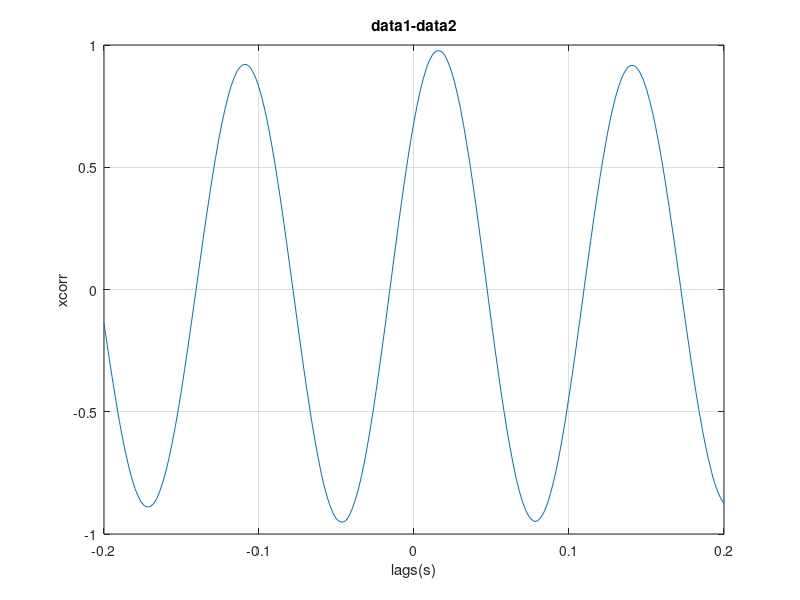
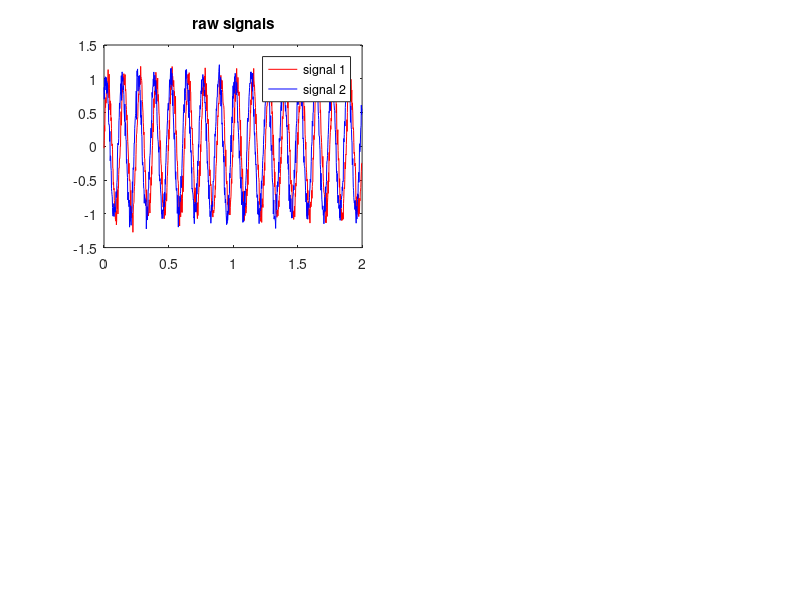

MATLAB code to generate these figures, in order: (Note: this script raises an error after producing the figures.)
%% Diversion: the Wiener-Khinchin theorem
% the fourier transform of a given signal's autocorrelation corresponds to
% the fourier transform of the signal itself
Fs = 500; dt = 1./Fs;
t = [0 2]; tvec = t(1):dt:t(2)-dt;
 
f1 = 8;
data1 = sin(2*pi*f1*tvec)+0.1*randn(size(tvec));
 
[acf,lags] = xcorr(data1,100,'coeff'); 
% xcorr(A),is the auto-correlation sequence
% 'coeff' = normalizes the sequence so that the auto-correlations at zero
% lag are identically 1.0
lags = lags.*(1./Fs); % convert samples to time
plot(lags,acf); grid on;

%% cross-correlation between two signals
f2 = 8;
data2 = sin(2*pi*f2*tvec+pi/4)+0.1*randn(size(tvec)); % phase-shifted version of data1
 
[ccf,lags] = xcorr(data1,data2,100,'coeff'); % now a cross-correlation
lags = lags.*(1./Fs); % convert samples to time
plot(lags,ccf); grid on;
xlabel('lags(s)');ylabel('xcorr');title('data1-data2');
% the plot shows the probablity of signal 2 at various time lags (between 
% -.2 and .2s) given that signal 1 at time 0

%% coherence
figure;
subplot(221);
plot(tvec,data1,'r',tvec,data2,'b'); legend({'signal 1','signal 2'});
title('raw signals');
 
[Pxx,F] = pwelch(data1,hanning(250),125,length(data1),Fs);
[Pyy,F] = pwelch(data2,hanning(250),125,length(data1),Fs);
subplot(222)
plot(F,abs(Pxx),'r',F,abs(Pyy),'b'); xlim([0 100]);
xlabel('Frequency (Hz)'); ylabel('power'); title('PSD');
 
[Pxy,F] = cpsd(data1,data2,hanning(250),125,length(data1),Fs);
% cross-spectrum function cpsd(data1,data2,window,overlaap,nFFT,Fs)
subplot(223)
plot(F,abs(Pxy)); xlim([0 100]);
xlabel('Frequency (Hz)'); ylabel('power'); title('cross-spectrum');
 
[acf,lags] = xcorr(data1,data2,100,'coeff');
lags = lags.*(1./Fs); % convert samples to time
 
subplot(224)
plot(lags,acf); grid on;
xlabel('time lag (s)'); ylabel('correlation ({\itr})'); title('xcorr');
%% if data1 twice as large the amplitude
data1 = 2 * (sin(2*pi*f1*tvec)+0.1*randn(size(tvec)));
figure;
subplot(221);
plot(tvec,data1,'r',tvec,data2,'b'); legend({'signal 1','signal 2'});
title('raw signals');
 
[Pxx,F] = pwelch(data1,hanning(250),125,length(data1),Fs);
[Pyy,F] = pwelch(data2,hanning(250),125,length(data1),Fs);
subplot(222)
plot(F,abs(Pxx),'r',F,abs(Pyy),'b'); xlim([0 100]);
xlabel('Frequency (Hz)'); ylabel('power'); title('PSD');
 
[Pxy,F] = cpsd(data1,data2,hanning(250),125,length(data1),Fs);
% cross-spectrum function cpsd(data1,data2,window,overlaap,nFFT,Fs)
subplot(223)
plot(F,abs(Pxy)); xlim([0 100]);
xlabel('Frequency (Hz)'); ylabel('power'); title('cross-spectrum');
 
[acf,lags] = xcorr(data1,data2,100,'coeff');
lags = lags.*(1./Fs); % convert samples to time
 
subplot(224)
plot(lags,acf); grid on;
xlabel('time lag (s)'); ylabel('correlation ({\itr})'); title('xcorr');
%  the cross-spectrum depends on the amplitude of the input signals.
% Thus, coherence normalizes the cross-spectrum by the spectra of the 
% individual signals.

%% compute the coherence by normalizing the cross-spectrum
% Verify that now there is no change in coherence when scaling data1 by a 
% factor 2 as above.
coeff = 2;
data1 = sin(2*pi*f1*tvec)+0.1*randn(size(tvec));
data1_scaled = coeff * data1;
data2 = sin(2*pi*f2*tvec+pi/4)+0.1*randn(size(tvec)); % phase-shifted data1
data1 = {data1,data1_scaled};
C =cell(1,2);
for n = 1:2
[Pxx,F] = pwelch(data1{n},hanning(250),125,length(data1{n}),Fs);
[Pyy,F] = pwelch(data2,hanning(250),125,length(data1{n}),Fs);
[Pxy,F] = cpsd(data1{n},data2,hanning(250),125,length(data1{n}),Fs);
C{n} = (abs(Pxy).^2)./(Pxx.*Pyy);
end

tf = isequal(C{1},C{2})
figure

plot(F,C{1},'b');
hold on
plot(F,C{2},'r');
set(gca,'Xlim',[0 20],'XTick',0:2:20)
title('Magnitude-squared Coherence')
xlablel('Frequency (Hz)')

%% cross spectrum phase
data1 = sin(2*pi*f1*tvec)+0.1*randn(size(tvec));
data2 = sin(2*pi*f2*tvec+pi/4)+0.1*randn(size(tvec)); % phase-shifted data1
[Pxy,F] = cpsd(data1,data2,hanning(250),125,length(data1),Fs);
figure
plot(F,angle(Pxy));
xlabel('Frequency (Hz)')
ylabel('Lag (\times\pi rad)')
title('Cross Spectrum Phase')
% cross-spectrum estimates are spaced at 500/1000(Fs/nFFT)=.5 so to return
% the phase estimates at 8Hz which should be close to the true values
phi8 = -angle(Pxy(8/.5+1)); % first freq bin corresponds to 0
lag8 = phi8/pi;% phi8 should be close to +pi/4

%% properties of the coherence measure: just verify some cases where we break the phase relationship
% e.g.1.two signals that have an 8Hz component in their power spectra are not necessarily coherent:
f = 0.5; % freq modulation (Hz) 
f2 = 8;f1 = 8;
m = 4; % freq modulation strength
wsz = 250; % window size 
t = [0 2]; tvec = t(1):dt:t(2)-dt; %  The coherence estimate should clean up somewhat as you increase the data length
data1 = sin(2*pi*f1*tvec)+0.1*randn(size(tvec));
data2 = sin(2*pi*f2*tvec+pi/4)+0.1*randn(size(tvec)); 

figure
subplot(421)
s2 = data2;
plot(tvec,s2,tvec,data1); title('signal 1 - constant phase');
 
subplot(422)
s3 = sin(2*pi*f2*tvec + m.*sin(2*pi*f*tvec - pi/2)) + 0.1*randn(size(tvec));
plot(tvec,s3,tvec,data1); title('signal 2 - varying phase');
 
subplot(423)
[Ps2,F] = pwelch(s2,hanning(wsz),wsz/2,length(data2),Fs);
plot(F,abs(Ps2)); title('PSD');
 
subplot(424)
[Ps3,F] = pwelch(s3,hanning(wsz),wsz/2,length(data2),Fs);
plot(F,abs(Ps3)); title('PSD');
 
subplot(425)
[C,F] = mscohere(data1,s2,hanning(wsz),wsz/2,length(data1),Fs); % shortcut to obtain coherence
plot(F,C); title('coherence'); xlabel('Frequency (Hz)');
 
subplot(426)
[C,F] = mscohere(data1,s3,hanning(wsz),wsz/2,length(data1),Fs);
plot(F,C); title('coherence'); xlabel('Frequency (Hz)');
 
[acf,lags] = xcorr(data1,s2,100,'coeff');
lags = lags.*(1./Fs); % convert samples to time
 
subplot(427)
plot(lags,acf); grid on;
xlabel('time lag (s)'); ylabel('correlation ({\itr})'); title('xcorr');
 
[acf,lags] = xcorr(data1,s3,100,'coeff');
lags = lags.*(1./Fs); % convert samples to time
 
subplot(428)
plot(lags,acf); grid on;
xlabel('time lag (s)'); ylabel('correlation ({\itr})'); title('xcorr');
%% e.g.2: 
% two signals both have 40hz components in PSD,but the times at which the 
% 40Hz oscillation is present do not actually overlap between the two signals
wsize = 500;
 
Fs = 500; dt = 1./Fs;
t = [0 2];
 
tvec = t(1):dt:t(2)-dt;
f1 = 40; f2 = 40;
 
% generate some square waves
mod1 = square(2*pi*4*tvec,20); mod1(mod1 < 0) = 0;
mod2 = square(2*pi*4*tvec+pi,20); mod2(mod2 < 0) = 0;
 
data1 = sin(2*pi*f1*tvec); data1 = data1.*mod1 + 0.01*randn(size(tvec));
data2 = sin(2*pi*f2*tvec); data2 = data2.*mod2 + 0.01*randn(size(tvec)) ;
figure
subplot(221);
plot(tvec,data1,'r',tvec,data2,'b'); legend({'signal 1','signal 2'});
title('raw signals');
 
[P1,F] = pwelch(data1,hanning(wsize),wsize/2,length(data2),Fs);
[P2,F] = pwelch(data2,hanning(wsize),wsize/2,length(data2),Fs);
subplot(222)
plot(F,abs(P1),'r',F,abs(P2),'b'); title('PSD');
 
subplot(223);
[C,F] = mscohere(data1,data2,hanning(wsize),wsize/2,length(data1),Fs);
plot(F,C); title('coherence'); xlabel('Frequency (Hz)');
 
[ccf,lags] = xcorr(data1,data2,100,'coeff');
lags = lags.*(1./Fs); % convert samples to time
 
subplot(224)
plot(lags,ccf); grid on;
xlabel('time lag (s)'); ylabel('correlation ({\itr})'); title('xcorr');

%% Application to real data
% load three simultaneously recorded LFPs, two from the same structure (but 
% a different electrode, both in ventral striatum) and one from a different 
% but anatomically related structure (hippocampus)
clear all
cd ('/Users/sirui/Documents/MATLAB/class/neuralDataAnalysis/Data/R016-2012-10-03')
LoadExpKeys;
cfg = []; 
cfg.fc = cat(2,ExpKeys.goodGamma(1:2),ExpKeys.goodTheta(1)); % cell array containing filenames to load
cfg.label = {'vStr1','vStr2','HC'};
csc = LoadCSC(cfg);
 
csc = restrict(csc,ExpKeys.TimeOnTrack(1),ExpKeys.TimeOffTrack(2)); % restrict to task
%% compute PSDs for each signal & coherence between signal pairs of interest

Fs = csc.cfg.hdr{1}.SamplingFrequency; 
wsize = 2048;
nS = length(csc.label);
for iS = 1:nS
    [P{iS},F{iS}] = pwelch(getd(csc,csc.label{iS}),hanning(wsize),wsize/2,2*wsize,Fs);
 
    for iS2 = iS+1:nS
        [C{iS,iS2},Fc{iS}] = mscohere(getd(csc,csc.label{iS}),getd(csc,csc.label{iS2}),hanning(wsize),wsize/2,2*wsize,Fs);
    end
end

%% plot
subplot(121)
cols = 'kgm';
for iS = 1:nS
h(iS) = plot(F{iS},10*log10(P{iS}),cols(iS),'LineWidth',2); hold on;
end
set(gca,'XLim',[0 150],'XTick',0:25:150,'FontSize',12); grid on;
legend(h,csc.label,'Location','Northeast'); legend boxoff;
xlabel('Frequency (Hz)'); ylabel('Power (dB)'); 
 
subplot(122); clear h;
h(1) = plot(Fc{1},C{1,2},'LineWidth',2); hold on;
h(2) = plot(Fc{1},C{1,3},'r','LineWidth',2);
set(gca,'XLim',[0 150],'XTick',0:25:150,'FontSize',12); grid on;
legend(h,{'vStr1-vStr2','vStr1-HC'},'Location','Northeast'); legend boxoff;
xlabel('Frequency (Hz)'); ylabel('Coherence');



%% Comparison of vStr-HC coherence between experimental conditions
% is the coherence between hippocampus and ventral striatum modulated by
% task events - if there is a change in coherence between approach to the 
% reward site and reward receipt. 
% using fieldtrip
cd('/Users/sirui/Documents/MATLAB/class/neuralDataAnalysis/Data/R016-2012-10-03'); 
LoadExpKeys;
 
cfg.fc = cat(2,ExpKeys.goodGamma(1:2),ExpKeys.goodTheta(1));
data = ft_read_neuralynx_interp(cfg.fc);
data.label = {'vStr1','vStr2','HC'};


%% trialify: extract task-specfic timestamps
% for this dataset toi are the times rat nosepoke into the reward
% receptacles in anticipation of receiving a number of pellets

data.hdr.Fs = data.fsample;
 
cfg = [];
cfg.trialfun = 'ft_trialfun_lineartracktone2';
cfg.trialdef.hdr = data.hdr;
cfg.trialdef.pre = 2.5; 
cfg.trialdef.post = 5; % define time window of interest
 
cfg.trialdef.eventtype = 'nosepoke'; % could be 'nosepoke', 'reward', 'cue'; this and what follows are all task-specific
cfg.trialdef.location = 'both'; % could be 'left', 'right', 'both'
cfg.trialdef.block = 'both'; % could be 'value', 'risk', 'both'
cfg.trialdef.cue = {'c1','c3','c5'}; % cell array with choice of elements {'c1','c3','c5','lo','hi'} (1, 3, 5 pellets; low and high risk)
 
[trl, event] = ft_trialfun_lineartracktone2(cfg);
cfg.trl = trl;
 
data_trl = ft_redefinetrial(cfg,data);

%% compute the trial-averaged cross-spectrum
% similar to the code used for computing spectrograms but changed
% cfg.output from 'pow' to 'powandcsd' (csd is used for cross-spectral
% density)
cfg              = [];
cfg.output       = 'powandcsd';
cfg.method       = 'mtmconvol';
cfg.taper        = 'hanning';
cfg.foi          = 1:1:100; % frequencies to use
cfg.t_ftimwin    = 20./cfg.foi;  % frequency-dependent, 20 cycles per time window
cfg.keeptrials   = 'yes';
cfg.channel      = {'vStr1','vStr2', 'HC'};
cfg.channelcmb   = {'vStr2', 'HC'; 'vStr2', 'vStr1'};  % channel pairs to compute csd for

cfg.toi          = -2:0.05:0; % toi: pre-nosepoke baseline (time 0 is time of nosepoke)

TFR_pre = ft_freqanalysis(cfg, data_trl);

%% compute the coherence from cross-spectrum and the individual spectra
cfg            = [];
cfg.method     = 'coh'; % compute coherence; other measures of connectivity are also available
fd             = ft_connectivityanalysis(cfg,TFR_pre);
%% plot
figure(1);
cols = 'rgb';
for iCmb = 1:size(fd.labelcmb,1)
    lbl{iCmb} = cat(2,fd.labelcmb{iCmb,1},'-',fd.labelcmb{iCmb,2});
    temp = nanmean(sq(fd.cohspctrm(iCmb,:,:)),2);
    h1(iCmb) = plot(fd.freq,temp,cols(iCmb));
    hold on;
end
xlabel('Frequency(Hz)')
ylabel('Coherence')
hold on;

%% post-nosepoke period
cfg              = [];
cfg.output       = 'powandcsd';
cfg.method       = 'mtmconvol';
cfg.taper        = 'hanning';
cfg.foi          = 1:1:100; % frequencies to use
cfg.t_ftimwin    = 20./cfg.foi;  % frequency-dependent, 20 cycles per time window
cfg.keeptrials   = 'yes';
cfg.channel      = {'vStr1','vStr2', 'HC'};
cfg.channelcmb   = {'vStr2', 'HC'; 'vStr2', 'vStr1'};  % channel pairs to compute csd for

cfg.toi          = 0:0.05:2; % toi: pre-nosepoke baselfine (time 0 is time of nosepoke)

TFR_post = ft_freqanalysis(cfg, data_trl);

cfg            = [];
cfg.method     = 'coh'; % compute coherence; other measures of connectivity are also available
fd             = ft_connectivityanalysis(cfg,TFR_post);

cols = 'bmk';
for iCmb = 1:size(fd.labelcmb,1)
    lbl{iCmb} = cat(2,fd.labelcmb{iCmb,1},'-',fd.labelcmb{iCmb,2});
    temp = nanmean(sq(fd.cohspctrm(iCmb,:,:)),2);
    h2(iCmb) = plot(fd.freq,temp,cols(iCmb));
    hold on;
end
legend([h1,h2],[lbl{1},' pre-nosepoke'],[lbl{2},' pre-nosepoke',lbl{1},' post-nosepoke'],[lbl{2},' post-nosepoke']);

% pre-nosepoke: coherence peak around 15Hz 
% post-nosepoke: coherence peak around 10Hz


%% time-frequency coherence analysis
% coherogram: coherence as a function of time and frequency
iC = 1; % which signal pair to plot
lbl = [fd.labelcmb{1,:}]; % get the label of this pair
imagesc(fd.time,fd.freq,sq(fd.cohspctrm(iC,:,:))); 
axis xy; colorbar; xlabel('time (s)'); ylabel('Frequency (Hz)'); 
title(lbl);colormap jet
% We can improve the robustness of our estimate by giving up some time resolution
% or averaging over more trials
%% ft()connectivityanalysis()
cfg            = [];
cfg.method     = 'ppc';
fd             = ft_connectivityanalysis(cfg,TFR_post);
iC = 1; % which signal pair to plot
lbl = [fd.labelcmb{1,:}]; % get the label of this pair
imagesc(fd.time,fd.freq,sq(fd.ppcspctrm(iC,:,:))); 
axis xy; colorbar; xlabel('time (s)'); ylabel('Frequency (Hz)'); 
title(lbl);colormap jet

%% Granger causality: test directionality
% generate some artificial data: 1000 trials of 5 seconds each of
% independent white noise for two signals X and Y
cfg             = [];
cfg.ntrials     = 1000;
cfg.triallength = 5; % in seconds
cfg.fsample     = 1000;
cfg.nsignal     = 2; % two signals, X and Y, which start out as identical white noise
 
cfg.method      = 'linear_mix';
cfg.mix         = [0; 0]; % multiply white noise for X and Y by this
cfg.delay       = [0; 0]; % Y is n samples delayed relative to X (both 0)
cfg.bpfilter    = 'no';
cfg.absnoise    = 1; % add independent noise to both signals, so now X and Y should be independent
 
data            = ft_connectivitysimulation(cfg);
data.label      = {'X','Y'};

%% Verify that indeed the two signals X and Y are uncorrelated
a = [];
for n = 1:length(data.trial)
temp = corrcoef(data.trial{n}(1,:),data.trial{n}(2,:));a(n)=temp(1,2);
end
hist(a);
%% fit AR model
cfg_ar         = [];
cfg_ar.order   = 3; % how far back to estimate coefficients for
cfg_ar.toolbox = 'bsmart';
mdata          = ft_mvaranalysis(cfg_ar, data);

%% plot the coefficients
% the extent that we can predict each signal separately based on its own 
% past, and then how much that prediction can be improved by knowledge of 
% the other signal.

figure; subplot(221)
 
labels = {'X->X','X->Y';'Y->X','Y->Y'}; cols = 'rgbc';
nP = 0;
for iI = 1:cfg.nsignal   
    for iJ = 1:cfg.nsignal
        nP = nP + 1;
        h(nP) = plot(1:cfg_ar.order,sq(mdata.coeffs(iI,iJ,:)),cols(nP));
        hold on;
        plot(1:cfg_ar.order,sq(mdata.coeffs(iI,iJ,:)),'.','MarkerSize',20,'Color',cols(nP));
 
    end
end
set(gca,'FontSize',18,'LineWidth',1); box off;
set(h,'LineWidth',2);
xlabel('lag (samples)'); ylabel('coefficient');
title('cfg.delay = [0; 0];');
legend(h,labels(:));
% small coefficient values -> uncorrelated signals 
% we cannot predict anything about our signal based on its past ? 
% the definition of white noise

%% X -> Y case 
cfg.mix         = [0.8; 0.8]; % X and Y are identical white noise with amplitude 0.8
cfg.absnoise    = 0.2; % add amplitude 0.2 *independent noise
cfg.delay       = [0; 2]; % advance Y 2 samples relative to X
 
data            = ft_connectivitysimulation(cfg);
data.label      = {'X','Y'};

cfg_ar         = [];
cfg_ar.order   = 3; % how far back to estimate coefficients for
cfg_ar.toolbox = 'bsmart';
mdata          = ft_mvaranalysis(cfg_ar, data);

labels = {'X->X','X->Y';'Y->X','Y->Y'}; cols = 'rgbc';
nP = 0;
subplot(222)
for iI = 1:cfg.nsignal   
    for iJ = 1:cfg.nsignal
        nP = nP + 1;
        h(nP) = plot(1:cfg_ar.order,sq(mdata.coeffs(iI,iJ,:)),cols(nP));
        hold on;
        plot(1:cfg_ar.order,sq(mdata.coeffs(iI,iJ,:)),'.','MarkerSize',20,'Color',cols(nP));
 
    end
end
set(gca,'FontSize',18,'LineWidth',1); box off;
set(h,'LineWidth',2);
xlabel('lag (samples)'); ylabel('coefficient');
title('cfg.delay = [0; 0];');
legend(h,labels(:));
% Note how for the delay case, we correctly estimate that X can be 
% predicted from Y, at the expected delay of 2 samples.


%% Spectrally resolved Granger causality: 
% measures how much of the power in X, not accounted by X itself, can be
% attributed to Y (fit VAR models in the frequency domain)

% generate some artifical data: X and Y are 50% identical signal with 
% frequency content between 50 and 100 Hz, and 50% independent noise
nTrials = 1000;
 
cfg             = [];
cfg.ntrials     = nTrials;
cfg.triallength = 5;
cfg.fsample     = 1000;
cfg.nsignal     = 2;
 
cfg.method      = 'linear_mix';
cfg.mix         = [0.5; 0.5]; % X and Y are identical white noise with amplitude 0.5
cfg.delay       = [0; 4];% advance Y 4 samples relative to X
cfg.bpfilter    = 'yes';
cfg.bpfreq      = [50 100]; % white noise gets filtered in this frequency band
cfg.absnoise    = 0.5; % add amplitude 0.5 * independent noise to both signals
 
data            = ft_connectivitysimulation(cfg);
data.label      = {'X','Y'};




%% frequency decomposition
cfg_TFR = [];
cfg_TFR.channel = {'X','Y'};
cfg_TFR.channelcmb = {'X' 'Y'};
cfg_TFR.method = 'mtmfft';
cfg_TFR.output = 'fourier';
cfg_TFR.foi = 1:1:150;
cfg_TFR.taper = 'hanning';
 
TFR = ft_freqanalysis(cfg_TFR,data);

%% Granger spectra:
cfg_G = [];
cfg_G.method = 'granger';
cfg_G.channel = {'X','Y'};
cfg_G.channelcmb = {'X' 'Y'};
 
C = ft_connectivityanalysis(cfg_G,TFR);
%% plot
%  how much power in X (or in Y) can be predicted based on itself or the
% other signal
figure;
for iP = 1:4
    subplot(2,2,iP);
    plot(C.freq,C.grangerspctrm(iP,:));
    set(gca,'FontSize',14,'YLim',[0 0.5]);
    title([C.labelcmb{iP,:}]);
end
% C.grangerspctrm: x->x,y->x,x->y,y->y
% top right plot (Y->X) has higher coefficients than the reverse (X->Y),
% consistnet with the 4-sample advancement of Y relative to X




%% new data: 
% X is the same signal as Y but twice as large, there is no delay them 
cfg             = [];
cfg.ntrials     = nTrials;
cfg.triallength = 5;
cfg.fsample     = 1000;
cfg.nsignal     = 2;
 
cfg.method      = 'linear_mix';
cfg.mix         = [1; 0.5]; % X bigger than Y
cfg.delay       = [0; 0];
cfg.bpfilter    = 'yes';
cfg.bpfreq      = [50 100]; % white noise gets filtered in this frequency band
cfg.absnoise    = 0.5; % add independent noise to both signals
 
data            = ft_connectivitysimulation(cfg);
data.label      = {'X','Y'};
    

% redo the Granger spectra: X Granger-causes Y 
% this is the case when two (near-identical) signals have different
% signal-to-noise ratio, Granger causality can be easily fooled by this
% solution: to reverse both signals and test again, if Granger asymmetry
% persists after this, we have a tell-tale of a signal-to-noise Granger
% artifact
%% reverse signal
for n = 1:length(a)
    data.trial{n} = flip(data.trial{n},2);
end
% true Granger-causation: spectra should be reversed too




%% Phase-slope index
% phase difference (x-y) as a function of frequency
% if positive slope, x leads y 
% raw phase diffrences (estimating the phase(angle) of the cross-spectrum)
% -> derivative= raw phase slope -> phase slope index 
% (normalized by dividing the raw phase slope at each frequency by its
% standard deviation (estimated using a bootstrap)

% example: generate two signals (Y leads X BUT different signal noise ratio)

nTrials = 1000;
 
cfg             = [];
cfg.ntrials     = nTrials;
cfg.triallength = 5;
cfg.fsample     = 1000;
cfg.nsignal     = 2;
 
cfg.method      = 'linear_mix';
cfg.mix         = [1; 0.3]; % X bigger than Y
cfg.delay       = [0; 4]; % advance Y samples relative to X
cfg.bpfilter    = 'yes';
cfg.bpfreq      = [50 100]; % white noise gets filtered in low gamma band
cfg.absnoise    = 0.5; % add independent noise to both signals
 
data            = ft_connectivitysimulation(cfg);
data.label      = {'X','Y'};

%% compute phase-slope:
% 1. Fourier decomposition
cfg_TFR = [];
cfg_TFR.channel = {'X','Y'};
cfg_TFR.channelcmb = {'X' 'Y'};
cfg_TFR.method = 'mtmfft';
cfg_TFR.output = 'fourier';
cfg_TFR.foi = 1:1:150;
cfg_TFR.taper = 'hanning';
 
TFR = ft_freqanalysis(cfg_TFR,data);

%% 2. use 'psi' as method for connectivity analysis
cfg_psi = [];
cfg_psi.method = 'psi';
cfg_psi.bandwidth = 8; % number of frequencies to compute slope over
cfg_psi.channel = {'X','Y'};
cfg_psi.channelcmb = {'X' 'Y'};
 
C = ft_connectivityanalysis(cfg_psi,TFR);


%% plot the result
figure;
plot(C.freq,sq(C.psispctrm(2,1,:)));
xlabel('Frequency'); ylabel('Phase slope');

% C.psispctrm (row1: x->x,x->y;row2:y->x,y->y)




